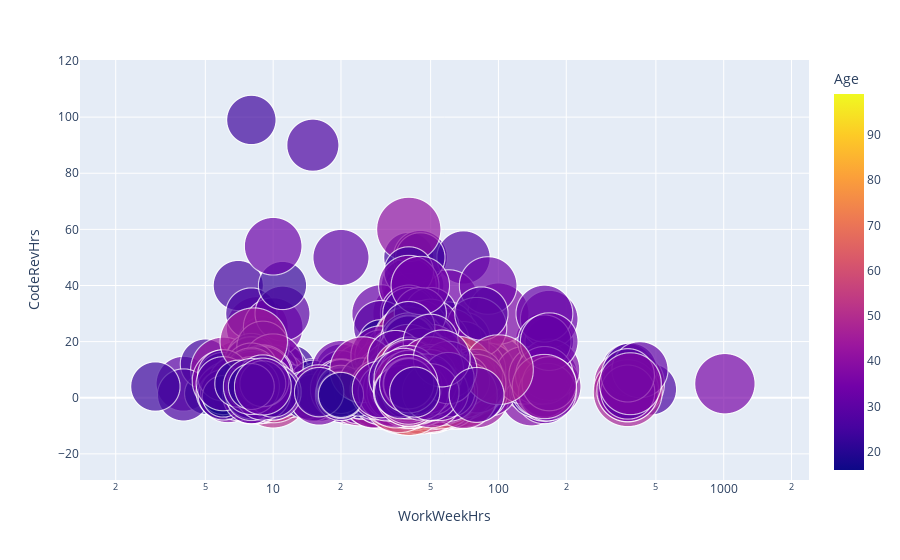

The cell this chart's notebook holds for it:
### Code cell
import plotly.express as px

#correlation between `WorkWeekHrs` and `CodeRevHrs`, with `Age` column as bubble size.
df1 = df[["WorkWeekHrs", "CodeRevHrs", "Age"]]
df1 = df1.dropna()

fig = px.scatter(df1, x="WorkWeekHrs", y="CodeRevHrs",
	             size="Age", color="Age",
                 hover_name="Age", log_x=True, size_max=100 )
fig.show()

### Figure 1 — Plotly figure (JSON) as saved in the notebook; plotly's stock layout.template omitted (floating-point values rounded to 4 significant figures; data arrays with more than 128 entries replaced by an {"elided": "..."} marker saying what was removed)
{"data": [{"hovertemplate": "<b>%{hovertext}</b><br><br>WorkWeekHrs=%{x}<br>CodeRevHrs=%{y}<br>Age=%{marker.color}<extra></extra>", "hovertext": {"elided": "8669 int values"}, "legendgroup": "", "marker": {"color": {"elided": "8669 int values"}, "coloraxis": "coloraxis", "size": {"elided": "8669 int values"}, "sizemode": "area", "sizeref": 0.0099, "symbol": "circle"}, "mode": "markers", "name": "", "showlegend": false, "type": "scattergl", "x": {"elided": "8669 float values"}, "xaxis": "x", "y": {"elided": "8669 float values"}, "yaxis": "y"}], "layout": {"coloraxis": {"colorbar": {"title": {"text": "Age"}}, "colorscale": [[0, "#0d0887"], [0.1111, "#46039f"], [0.2222, "#7201a8"], [0.3333, "#9c179e"], [0.4444, "#bd3786"], [0.5556, "#d8576b"], [0.6667, "#ed7953"], [0.7778, "#fb9f3a"], [0.8889, "#fdca26"], [1, "#f0f921"]]}, "legend": {"itemsizing": "constant", "tracegroupgap": 0}, "margin": {"t": 60}, "xaxis": {"anchor": "y", "domain": [0, 1], "title": {"text": "WorkWeekHrs"}, "type": "log"}, "yaxis": {"anchor": "x", "domain": [0, 1], "title": {"text": "CodeRevHrs"}}}}
